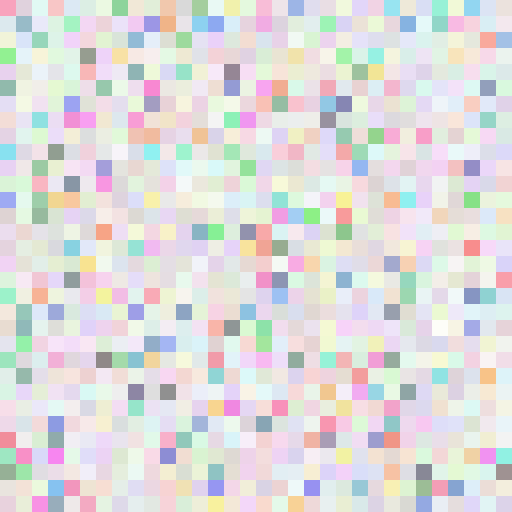
#> input picture CSAW/2016/brainfun/brainfun.png, 512 x 512 px
$ python brainfun.py   (Python 2 division)
#> lines starting #> are read from the running program, lines starting #| are printed output that depends on the picture
import numpy
from PIL import Image
blocks = 32
A = numpy.zeros((blocks, blocks))
B = numpy.zeros((blocks, blocks))
C = numpy.zeros((blocks, blocks))
D = numpy.zeros((blocks, blocks))
im = Image.open("brainfun.png") #Can be many different formats.
#> im is the input picture: PIL image 512x512 RGBA; mean R, G, B, A 120, 112, 112, 60.7
pix = im.load()
j = 512 / blocks
for x in range(0, blocks):
    for y in range(0, blocks):
        A[x][y] = pix[x * j + j / 2,
                  y * j + j / 2][3]
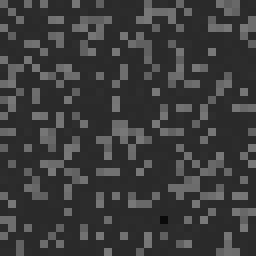
#> A: shape (32, 32) float64 (shown 8 times larger); min 10, max 121, mean 60.7

Q = []
out = ''
for row in A.astype('int'):
    Q += set(list(row))
    out += ''.join(chr(x) for x in row)
#> this loop made 32 passes
#> Q on pass 1: [97, 105, 43, 45, 109, 110, 46, 114, 119]
#> after the loop, Q = 260 values, max 121 at index 16, min 10 at index 223, mean 89.09

print 'Brainfuck? Brainfun?'
#print [chr(x) for x in set(Q)]
#print len(set(Q))
print out
#> (printed output is left out)
